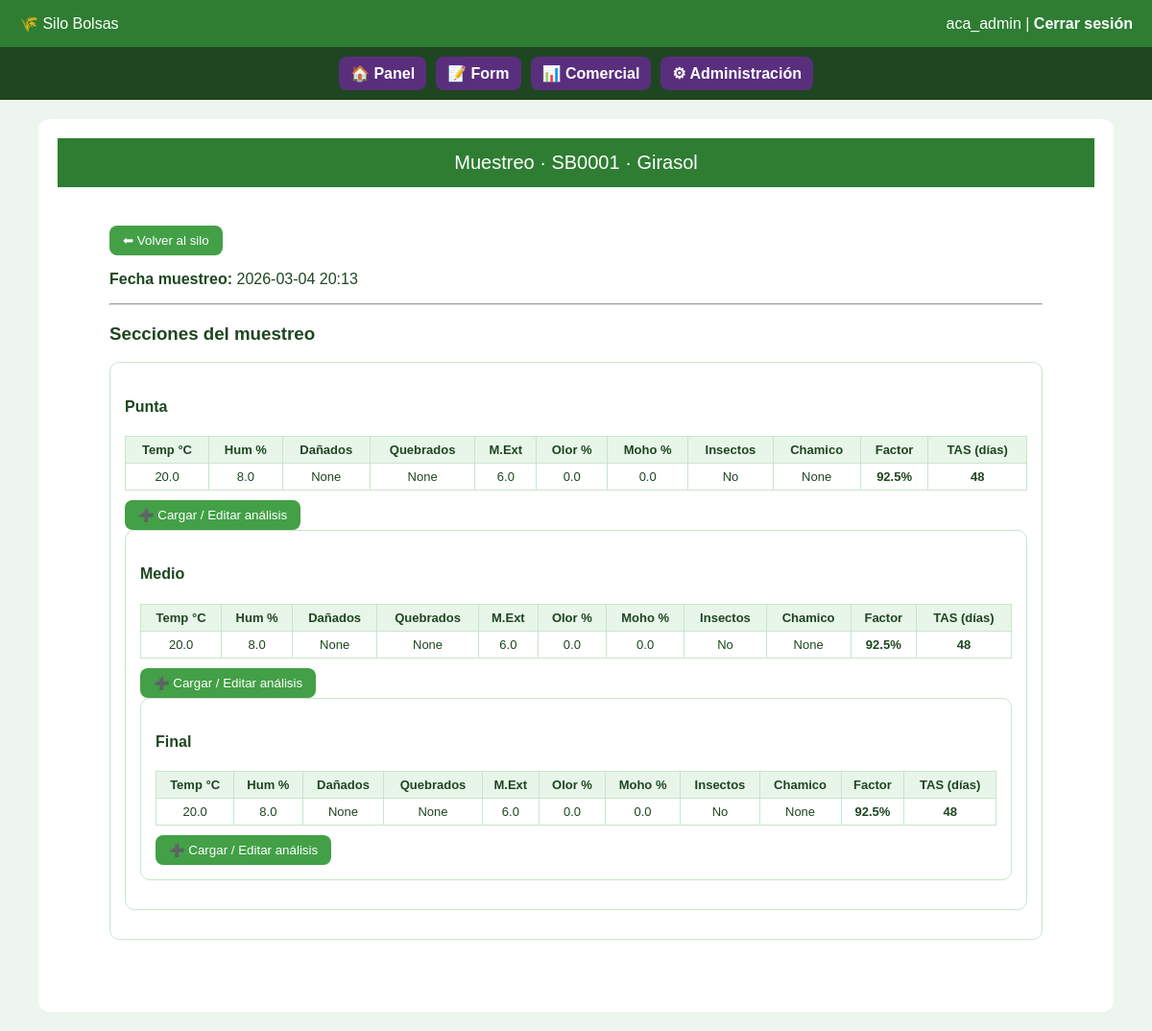
Page /muestreo/1 (signed in) on the committed database.
### tables this page shows
CREATE TABLE usuarios (
            id INTEGER PRIMARY KEY AUTOINCREMENT,
            username TEXT UNIQUE NOT NULL,
            password TEXT NOT NULL,
            rol TEXT NOT NULL,
            empresa_id INTEGER,
            sucursal_id INTEGER,
            es_superadmin INTEGER DEFAULT 0,
            forzar_cambio_password INTEGER DEFAULT 0,
            FOREIGN KEY (empresa_id) REFERENCES empresas(id),
            FOREIGN KEY (sucursal_id) REFERENCES sucursales(id)
        );

CREATE TABLE muestreos (
            id INTEGER PRIMARY KEY AUTOINCREMENT,
            numero_qr TEXT,
            empresa_id INTEGER NOT NULL,
            fecha_muestreo TEXT,
            FOREIGN KEY (empresa_id) REFERENCES empresas(id)
        );

CREATE TABLE silos (
            numero_qr TEXT NOT NULL,
            empresa_id INTEGER NOT NULL,
            sucursal_id INTEGER NOT NULL,
            cereal TEXT,
            estado_grano TEXT,
            estado_silo TEXT,
            metros INTEGER,
            lat REAL,
            lon REAL,
            fecha_confeccion TEXT,
            fecha_extraccion TEXT,
            PRIMARY KEY (numero_qr, empresa_id)
        );

CREATE TABLE analisis (
            id INTEGER PRIMARY KEY AUTOINCREMENT,
            id_muestreo INTEGER,
            empresa_id INTEGER NOT NULL,
            seccion TEXT,
            temperatura REAL,
            humedad REAL,
            ph REAL,
            danados REAL,
            quebrados REAL,
            materia_extrana REAL,
            olor REAL,
            moho REAL,
            insectos INTEGER,
            chamico REAL,
            granos_carbon REAL,
            panza_blanca REAL,
            granos_picados REAL,
            punta_sombreada REAL,
            revolcado_tierra REAL,
            punta_negra REAL,
            proteinas REAL,
            materia_grasa REAL,
            Acidez REAL,
            grado INTEGER,
            factor REAL,
            tas INTEGER,
            FOREIGN KEY (empresa_id) REFERENCES empresas(id)
        );

### panel/routes.py (the view)
@panel_bp.route("/muestreo/<int:id>")
@login_required
def ver_muestreo(id):
    if not tiene_permiso("panel"):
        return acceso_denegado("panel")
    conn = get_db()
    empresa_id = empresa_actual()
    muestreo = conn.execute("""
        SELECT m.*, s.numero_qr, s.cereal
        FROM muestreos m
        JOIN silos s
        ON s.numero_qr = m.numero_qr
        AND s.empresa_id = m.empresa_id
        WHERE m.id=? AND m.empresa_id=?
    """, (id, empresa_id)).fetchone()
    if not muestreo:
        conn.close()
        return "Muestreo no encontrado", 404
    analisis = conn.execute("""
        SELECT *
        FROM analisis
        WHERE id_muestreo=? AND empresa_id=?
        ORDER BY seccion
    """, (id, empresa_id)).fetchall()
    conn.close()
    return render_template(
        "muestreo.html",
        muestreo=muestreo,
        analisis=analisis,
        puede_laboratorio=tiene_permiso("laboratorio")
    )

### app.py (called while the page is built, shortened)
@app.context_processor
def inject_permisos():
    return dict(tiene_permiso=tiene_permiso)

@app.context_processor
def inject_estado_contrato():
    empresa_alerta = None
    empresa_vencida = False
    if current_user.is_authenticated and not current_user.es_superadmin:
        conn = get_db()
        empresa = conn.execute("""
            SELECT fecha_vencimiento
            FROM empresas
            WHERE id=?
        """, (current_user.empresa_id,)).fetchone()
        conn.close()
    return dict(
        empresa_alerta=empresa_alerta,
        empresa_vencida=empresa_vencida
    )

@app.context_processor
def inject_empresa_contexto():
    empresa_nombre = None
    return dict(empresa_activa=empresa_nombre)

### auth/models.py (called while the page is built)
    @staticmethod
    def get(user_id):
        conn = get_db()
        row = conn.execute(
            "SELECT * FROM usuarios WHERE id=?",
            (user_id,)
        ).fetchone()
        conn.close()
        if row:
            return User(row)
        return None

### auth/routes.py (called while the page is built)
@login_manager.user_loader
def load_user(user_id):
    return User.get(user_id)

### db.py (called while the page is built)
def get_db():
    conn = sqlite3.connect(DB_NAME)
    conn.row_factory = sqlite3.Row
    return conn

### panel/routes.py (called while the page is built)
def empresa_actual():
    if current_user.es_superadmin:
        return session.get("empresa_contexto")
    return current_user.empresa_id

### permissions.py (called while the page is built, shortened)
def tiene_permiso(pantalla):
    if not current_user.is_authenticated:
        return False
    if current_user.es_superadmin == 1:
        return True
    if current_user.rol == "admin_empresa":
        return True

### templates/muestreo.html (shortened to what this page needs)
{% extends "base.html" %}
{% block contenido %}
<!DOCTYPE html>
<html lang="es">
<head>
</head>
<body>
<header>
Muestreo · {{ muestreo.numero_qr }} · {{ muestreo.cereal }}
</header>
<div class="container">
<button onclick="location.href='/silo/{{ muestreo.numero_qr }}'">⬅ Volver al silo</button>
<p><b>Fecha muestreo:</b> {{ muestreo.fecha_muestreo }}</p>
<hr>
<h3>Secciones del muestreo</h3>
{% for sec in ["punta","medio","final"] %}
{% set a = (analisis | selectattr("seccion","equalto",sec) | list | first) %}
<div class="section">
  <h4>{{ sec|capitalize }}</h4>
  {% if a %}
<table>
  <tr>
    <th>Temp °C</th>
    <th>Hum %</th>
    <th>Dañados</th>
    <th>Quebrados</th>
    <th>M.Ext</th>
    <th>Olor %</th>
    <th>Moho %</th>
    <th>Insectos</th>
    <th>Chamico</th>
    <th>Factor</th>
    <th>TAS (días)</th>
  </tr>
  <tr>
    <td>{{ a.temperatura if a.temperatura is not none else "-" }}</td>
    <td>{{ a.humedad }}</td>
    <td>{{ a.danados }}</td>
    <td>{{ a.quebrados }}</td>
    <td>{{ a.materia_extrana }}</td>
    <td>{{ a.olor }}</td>
    <td>{{ a.moho }}</td>
    <td>{{ "Sí" if a.insectos else "No" }}</td>
    <td>{{ a.chamico }}</td>
    <td>
      {% if a.factor is not none %}
        <b>{{ (a.factor * 100)|round(2) }}%</b>
      {% else %}
        -
      {% endif %}
    </td>
    <td>
      {% if a.tas is not none %}
        <b>{{ a.tas }}</b>
      {% else %}
        -
      {% endif %}
    </td>
  </tr>
</table>
{% else %}
<p><i>Sin análisis cargado</i></p>
{% endif %}
  {% if puede_laboratorio %}
<button onclick='abrirAnalisis(
  "{{ sec }}",
  {{ dict(a)|tojson if a else "null" }}
)'>
  ➕ Cargar / Editar análisis
</button>
{% else %}
<a href="{{ url_for('permissions.acceso', pantalla='laboratorio') }}"
   style="background:#888; display:inline-block; padding:8px 14px; border-radius:8px; color:white; text-decoration:none;">
    🔒 Cargar / Editar análisis
</a>
{% endif %}
{% endfor %}
</div>
</body>
</html>
{% endblock %}

### templates/base.html (shortened to what this page needs)
<!DOCTYPE html>
<html lang="es">
<head>
</head>
<body>
<div class="header">
  <div>
    🌾 Silo Bolsas
  </div>
  <div>
    {{ current_user.username }}
    |
    <a href="{{ url_for('auth.logout') }}">Cerrar sesión</a>
  </div>
</div>
{% if current_user.is_authenticated %}
<div class="nav-bar">
    {% if tiene_permiso("panel") %}
        <a href="{{ url_for('panel.panel') }}" class="nav-btn">
            🏠 Panel
        </a>
    {% else %}
        <a href="{{ url_for('panel.panel') }}" class="nav-btn locked">
            🔒 Panel
        </a>
    {% endif %}
    {% if tiene_permiso("form") %}
        <a href="{{ url_for('panel.form') }}" class="nav-btn">
            📝 Form
        </a>
    {% else %}
        <a href="{{ url_for('panel.form') }}" class="nav-btn locked">
            🔒 Form
        </a>
    {% endif %}
    {% if tiene_permiso("comercial") %}
        <a href="{{ url_for('comercial.comercial') }}" class="nav-btn">
            📊 Comercial
        </a>
    {% else %}
        <a href="{{ url_for('comercial.comercial') }}" class="nav-btn locked">
            🔒 Comercial
        </a>
    {% endif %}
    {% if current_user.es_superadmin or tiene_permiso("admin") %}
        <a href="{{ url_for('admin.admin_usuarios') }}" class="nav-btn admin">
            ⚙ Administración
        </a>
    {% else %}
        <a href="{{ url_for('admin.admin_usuarios') }}" class="nav-btn locked admin">
            🔒 Administración
        </a>
    {% endif %}
</div>
{% endif %}
<div class="container">
  {% block contenido %}{% endblock %}
</div>
</body>
</html>

### templates/base.html (style rules this page uses)
body { background:#e6f4ea; font-family:Arial, sans-serif; margin:0; padding:0; color:#1e4620; }
.header { background:#2e7d32; color:white; padding:15px 20px; display:flex; justify-content:space-between; align-items:center; }
.header a { color:white; text-decoration:none; font-weight:bold; }
.container { padding:25px; }
.nav-bar { background:#1e4620; padding:10px; display:flex; gap:10px; justify-content:center; flex-wrap:wrap; }
.nav-btn { background:#592e7d; color:white; padding:8px 14px; border-radius:8px; text-decoration:none; font-weight:bold; }
.nav-btn { padding: 8px 12px; border-radius: 8px; text-decoration: none; font-weight: bold; }

### templates/muestreo.html (style rules this page uses)
body { font-family:Arial; background:#eef5ee; margin:0 }
header { background:#2e7d32; color:white; padding:14px; font-size:20px; text-align:center }
.container { width:90%; margin:20px auto; background:white; padding:20px; border-radius:12px }
button { background:#43a047; color:white; border:none; border-radius:8px; padding:8px 14px; cursor:pointer }
.section { border:1px solid #c8e6c9; border-radius:10px; padding:15px; margin-bottom:15px }
table { width:100%; border-collapse:collapse; margin:10px 0 }
th,td { border:1px solid #c8e6c9; padding:6px; font-size:13px; text-align:center }
th { background:#e8f5e9 }

### rows in the picture
usuarios: username "aca_admin"
muestreos: numero_qr "SB0001", fecha_muestreo "2026-03-04 20:13"
silos: cereal "Girasol"
analisis: seccion "Punta", temperatura "20.0", humedad "8.0", danados "None", quebrados "None", materia_extrana "6.0", olor "0.0", moho "0.0", insectos "No", chamico "None", (a.factor*100)|round(2) "92.5", tas "48"
analisis: seccion "Medio", temperatura "20.0", humedad "8.0", danados "None", quebrados "None", materia_extrana "6.0", olor "0.0", moho "0.0", insectos "No", chamico "None", (a.factor*100)|round(2) "92.5", tas "48"
analisis: seccion "Final", temperatura "20.0", humedad "8.0", danados "None", quebrados "None", materia_extrana "6.0", olor "0.0", moho "0.0", insectos "No", chamico "None", (a.factor*100)|round(2) "92.5", tas "48"
